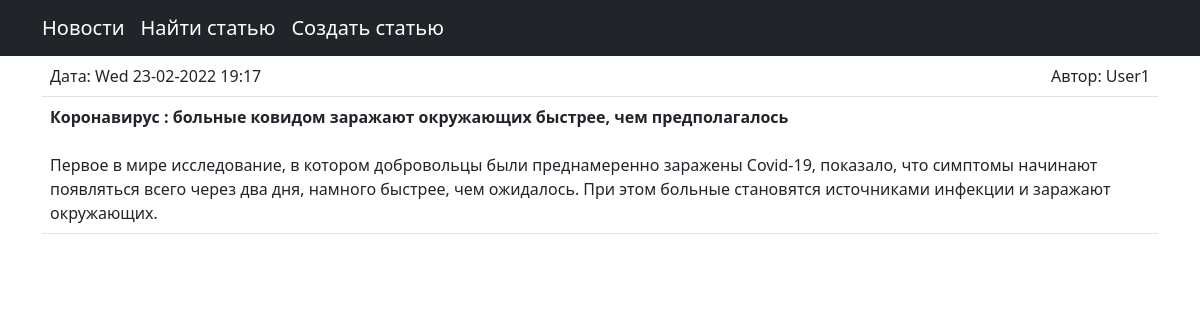
Screenshot of /news/1 with the database file from the repository.
### news/models.py (models this page shows, shortened)
class Post(models.Model):
    article = 'ar'
    news = 'ne'
    POST_TYPE = [
        (article, 'Статья'),
        (news,   'Новость'),
    ]
    author = models.ForeignKey(Author, on_delete=models.CASCADE,verbose_name='Автор')
    post_types = models.CharField(max_length=2, choices=POST_TYPE, default=news, verbose_name='Тип')
    time_add_post = models.DateTimeField(auto_now_add=True, verbose_name='Время публикации')
    categories = models.ManyToManyField(Category, through='PostCategory', verbose_name='Категория')
    title_post = models.CharField(max_length=128, verbose_name='Заголовок статьи')
    post_text = models.TextField(verbose_name='Текст статьи')
    post_rating = models.IntegerField(default=0)

class Author(models.Model):
    author_user = models.OneToOneField(User, on_delete=models.CASCADE)
    rating = models.IntegerField(default=0)

### news/views.py (the view)
# urls.py: path('<int:pk>', PostDetail.as_view(), name='post_detail'),
class PostDetail(DetailView):
    model = Post  #
    template_name = 'news/news_text.html'
    context_object_name = 'post'

### templates/news/news_text.html (shortened to what this page needs)
{% extends 'default.html' %}
{% load censor_filter %}
{% block content %}
<table class="table">
   <tr>
    <td align="left">Дата: {{ post.time_add_post |date:"D d-m-Y H:i" }}</td>
    <td align="right">Автор: {{ post.author.author_user }} </td>
   </tr>
   <tr>
       <td align="left" colspan="2"><b>{{ post.title_post }}</b><br><br>{{ post.post_text | censor }} </td>
   </tr>
</table>
{% endblock content %}

### rows the page displays
Post: time_add_post "Wed 23-02-2022 19:17", author.author_user "User1", title_post "Коронавирус : больные ковидом заражают окружающих быстрее, чем предполагалось", post_text|censor "Первое в мире исследование, в котором добровольцы были преднамеренно заражены Covid-19, показало, что симптомы начинают появляться всего через два дня, намного быстрее, чем ожидалось. При этом больные становятся источниками инфекции и заражают окружающих."
